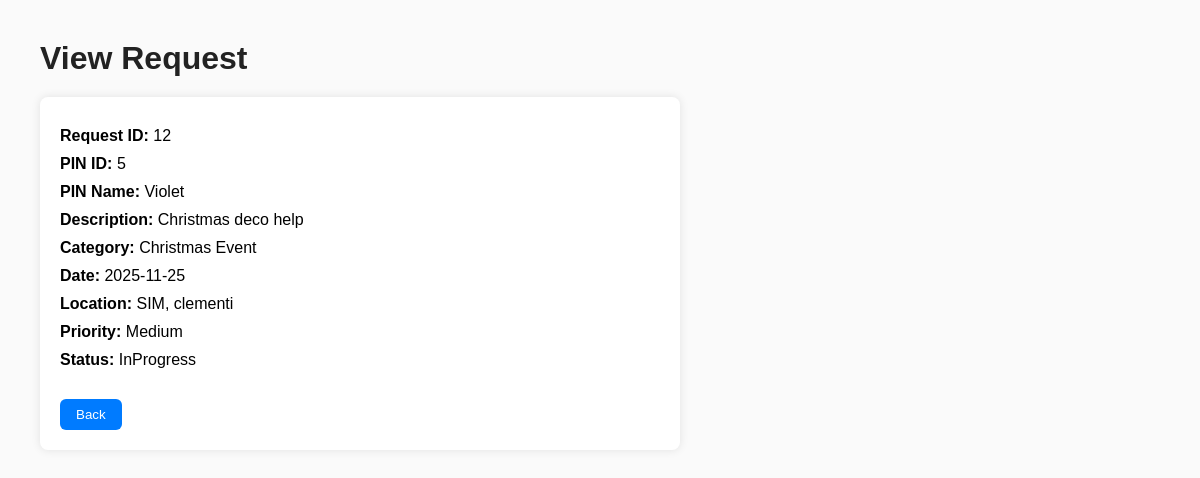
The app's page /boundaries/CSRRepViewShortlistedRequest.php?rID=12 with its own data.
### tables this page shows
CREATE TABLE `shortlistedrequest` (
  `rID` int NOT NULL,
  `csrID` int NOT NULL
);

CREATE TABLE `request` (
  `rID` int NOT NULL,
  `pinID` int NOT NULL,
  `description` text NOT NULL,
  `category` int DEFAULT NULL,
  `date` date DEFAULT NULL,
  `location` varchar(255) NOT NULL,
  `priority` enum('Low','Medium','High','') NOT NULL,
  `status` enum('Pending','InProgress','Completed','Incomplete') NOT NULL DEFAULT 'Pending',
  `viewCount` int NOT NULL DEFAULT '0',
  `savedCount` int NOT NULL DEFAULT '0'
);

CREATE TABLE `useraccount` (
  `aID` int NOT NULL,
  `name` varchar(100) NOT NULL,
  `password` varchar(255) NOT NULL,
  `phoneNumber` varchar(15) NOT NULL,
  `address` varchar(255) NOT NULL,
  `dob` date NOT NULL,
  `userProfile` int NOT NULL,
  `status` enum('Active','Suspended') NOT NULL DEFAULT 'Active'
);

CREATE TABLE `category` (
  `cID` int NOT NULL,
  `category` varchar(100) NOT NULL
);

### controllers/CSRRepViewShortlistedRequestController.php (called while the page is built, shortened)
<?php
require_once __DIR__ . '/../entities/ShortlistedRequest.php';
class CSRRepViewShortlistedRequestController {
    private $shortlistedRequestEntity;
    public function __construct() {
        $this->shortlistedRequestEntity = new ShortlistedRequest();
    }
    public function GetShortlistedRequestByRID($rID) {
        $shortlistedRequestByRID = $this->shortlistedRequestEntity->getShortlistedRequestByRID($rID);
        return $shortlistedRequestByRID;
    }
}
?>

### entities/ShortlistedRequest.php (called while the page is built, shortened)
<?php
require_once __DIR__ . '/../config/DBConnection.php';
class ShortlistedRequest {
	public function getShortlistedRequestByRID($rID) {
		global $conn;
		$sql = "
			SELECT
				r.rID,
				r.pinID,
				ua.name AS pinName,
				r.description,
				r.category,
				c.category AS category,
				r.date,
				r.location,
				r.priority,
				r.status,
				sr.csrID
			FROM shortlistedrequest sr
			JOIN request r ON sr.rID = r.rID
			JOIN useraccount ua ON r.pinID = ua.aID
			JOIN category c ON r.category = c.cID
			WHERE r.rID = ?
			LIMIT 1
		";
		$stmt = $conn->prepare($sql);
		$stmt->bind_param("i", $rID);
		$stmt->execute();
		$result = $stmt->get_result();
		$row = $result->fetch_assoc();
		return $row ?: null;
	}
}

### boundaries/CSRRepViewShortlistedRequest.php (the view, shortened to what this page needs)
<?php
require_once __DIR__ . '/../controllers/CSRRepViewShortlistedRequestController.php';
$rID = isset($_GET['rID']) ? intval($_GET['rID']) : 0;
$CSRRepViewShortlistedRequestController = new CSRRepViewShortlistedRequestController();
$request = $CSRRepViewShortlistedRequestController->GetShortlistedRequestByRID($rID);
?>
<!DOCTYPE html>
<html lang="en">
<head>
</head>
<body>
    <h1>View Request</h1>
    <div class="request-container">
        <?php if ($request): ?>
            <p><strong>Request ID:</strong> <?= htmlspecialchars($request['rID']); ?></p>
            <p><strong>PIN ID:</strong> <?= htmlspecialchars($request['pinID']); ?></p>
            <p><strong>PIN Name:</strong> <?= htmlspecialchars($request['pinName']); ?></p>
            <p><strong>Description:</strong> <?= htmlspecialchars($request['description']); ?></p>
            <p><strong>Category:</strong> <?= htmlspecialchars($request['category']); ?></p>
            <p><strong>Date:</strong> <?= htmlspecialchars($request['date']); ?></p>
            <p><strong>Location:</strong> <?= htmlspecialchars($request['location']); ?></p>
            <p><strong>Priority:</strong> <?= htmlspecialchars($request['priority']); ?></p>
            <p><strong>Status:</strong> <?= htmlspecialchars($request['status']); ?></p>
        <?php else: ?>
            <p>Request not found.</p>
        <?php endif; ?>
        <button class="back-button" onclick="window.location.href='../index.php?action=CSRRepShortlistedRequestsPage';">Back</button>
    </div>
</body>
</html>

### boundaries/CSRRepViewShortlistedRequest.php (style rules this page uses)
body { font-family: Arial, sans-serif; background: #fafafa; margin: 40px; }
h1 { color: #222; margin-bottom: 20px; }
.request-container { background: white; padding: 20px; border-radius: 8px; box-shadow: 0 0 10px rgba(0,0,0,0.1); max-width: 600px; }
p { margin: 10px 0; }
.back-button { margin-top: 20px; padding: 8px 16px; background: #007bff; color: white; border: none; border-radius: 6px; cursor: pointer; transition: background 0.2s; }

### records on screen
shortlistedrequest: rID.rID "12", rID.pinID "5", useraccount.name "Violet", rID.description "Christmas deco help", category.category "Christmas Event", rID.date "2025-11-25", rID.location "SIM, clementi", rID.priority "Medium", rID.status "InProgress"
